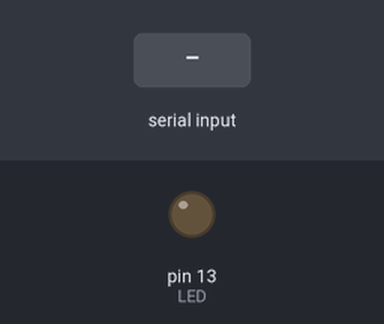
A sketch run on a simulated Arduino Uno, built with avr-gcc and run on an emulated ATmega328P. Parts: output pins drawn as LEDs (lit = HIGH). Inputs (shaded band) come from the test bench.

Above: at 1.2 s.
1.3 s: "l" received over Serial
At 2.5 s:
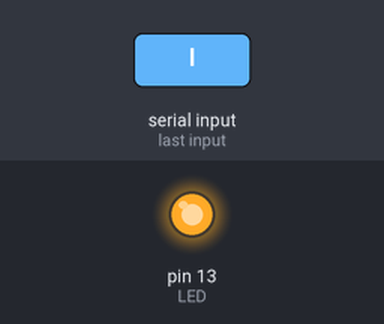
2.8 s: "d" received over Serial
At 3.8 s:
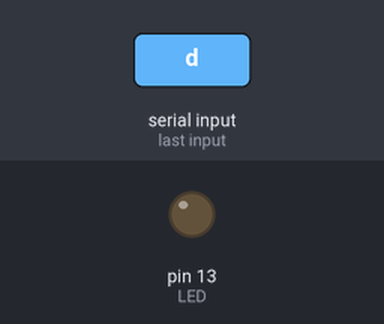
4.3 s: "L" received over Serial
At 4.9 s:
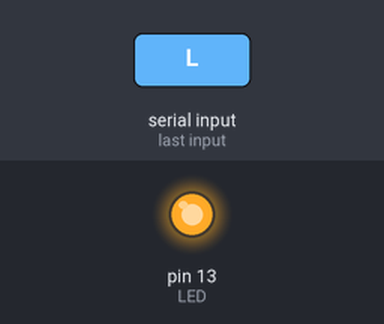
Timing chart, 0 to 7.3 s (numbered marks = the images above; inputs shaded):
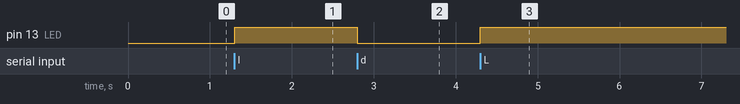

Measured:
- after the input at 1.3 s, pin 13 (LED): LOW → HIGH at once
- after the input at 2.8 s, pin 13 (LED): HIGH → LOW at once
- after the input at 4.3 s, pin 13 (LED): LOW → HIGH at once

The sketch:

projeto_02_comunicacao_serial_read.ino
```cpp
int LED = 13;

void setup() {
  Serial.begin(9600);
  pinMode(LED, OUTPUT);
}

void loop() {
  if (Serial.available() > 0) {
    switch ((char)Serial.read()) {
      case 'l':
      case 'L':
        digitalWrite(LED, HIGH);
      break;

      case 'd':
      case 'D':
        digitalWrite(LED, LOW);
      break;
    }
  }
}
```
